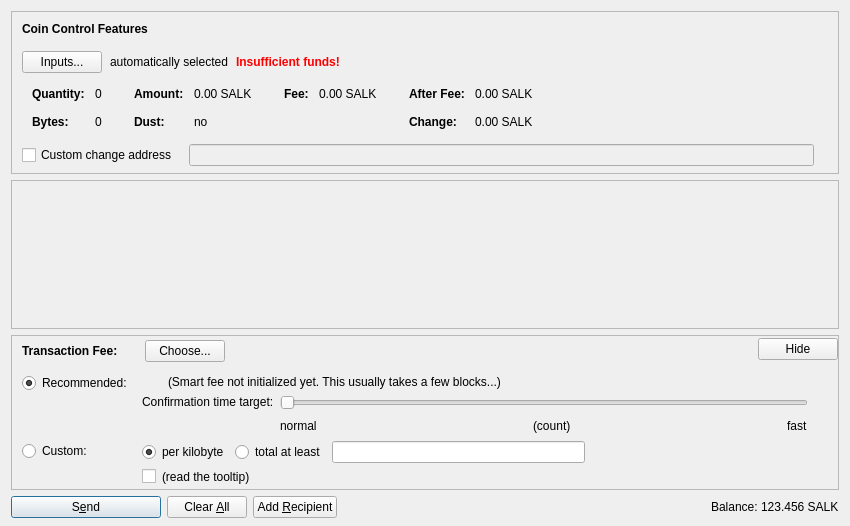
<?xml version="1.0" encoding="UTF-8"?>
<ui version="4.0">
 <class>SendCoinsDialog</class>
 <widget class="QDialog" name="SendCoinsDialog">
  <property name="geometry">
   <rect>
    <x>0</x>
    <y>0</y>
    <width>850</width>
    <height>526</height>
   </rect>
  </property>
  <property name="windowTitle">
   <string>Send Coins</string>
  </property>
  <layout class="QVBoxLayout" name="verticalLayout" stretch="0,1,0,0">
   <property name="bottomMargin">
    <number>8</number>
   </property>
   <item>
    <widget class="QFrame" name="frameCoinControl">
     <property name="sizePolicy">
      <sizepolicy hsizetype="Expanding" vsizetype="Expanding">
       <horstretch>0</horstretch>
       <verstretch>0</verstretch>
      </sizepolicy>
     </property>
     <property name="maximumSize">
      <size>
       <width>16777215</width>
       <height>16777215</height>
      </size>
     </property>
     <property name="frameShape">
      <enum>QFrame::StyledPanel</enum>
     </property>
     <property name="frameShadow">
      <enum>QFrame::Sunken</enum>
     </property>
     <layout class="QVBoxLayout" name="verticalLayoutCoinControl2">
      <property name="spacing">
       <number>0</number>
      </property>
      <property name="leftMargin">
       <number>0</number>
      </property>
      <property name="topMargin">
       <number>0</number>
      </property>
      <property name="rightMargin">
       <number>0</number>
      </property>
      <property name="bottomMargin">
       <number>6</number>
      </property>
      <item>
       <layout class="QVBoxLayout" name="verticalLayoutCoinControl" stretch="0,0,0,0,1">
        <property name="spacing">
         <number>0</number>
        </property>
        <property name="leftMargin">
         <number>10</number>
        </property>
        <property name="topMargin">
         <number>10</number>
        </property>
        <item>
         <layout class="QHBoxLayout" name="horizontalLayoutCoinControl1">
          <property name="bottomMargin">
           <number>15</number>
          </property>
          <item>
           <widget class="QLabel" name="labelCoinControlFeatures">
            <property name="sizePolicy">
             <sizepolicy hsizetype="Preferred" vsizetype="Maximum">
              <horstretch>0</horstretch>
              <verstretch>0</verstretch>
             </sizepolicy>
            </property>
            <property name="font">
             <font>
              <weight>75</weight>
              <bold>true</bold>
             </font>
            </property>
            <property name="styleSheet">
             <string notr="true">font-weight:bold;</string>
            </property>
            <property name="text">
             <string>Coin Control Features</string>
            </property>
           </widget>
          </item>
         </layout>
        </item>
        <item>
         <layout class="QHBoxLayout" name="horizontalLayoutCoinControl2" stretch="0,0,0,0">
          <property name="spacing">
           <number>8</number>
          </property>
          <property name="bottomMargin">
           <number>10</number>
          </property>
          <item>
           <widget class="QPushButton" name="pushButtonCoinControl">
            <property name="styleSheet">
             <string notr="true"/>
            </property>
            <property name="text">
             <string>Inputs...</string>
            </property>
            <property name="autoDefault">
             <bool>false</bool>
            </property>
           </widget>
          </item>
          <item>
           <widget class="QLabel" name="labelCoinControlAutomaticallySelected">
            <property name="text">
             <string>automatically selected</string>
            </property>
            <property name="margin">
             <number>5</number>
            </property>
           </widget>
          </item>
          <item>
           <widget class="QLabel" name="labelCoinControlInsuffFunds">
            <property name="font">
             <font>
              <weight>75</weight>
              <bold>true</bold>
             </font>
            </property>
            <property name="styleSheet">
             <string notr="true">color:red;font-weight:bold;</string>
            </property>
            <property name="text">
             <string>Insufficient funds!</string>
            </property>
            <property name="margin">
             <number>5</number>
            </property>
           </widget>
          </item>
          <item>
           <spacer name="horizontalSpacerCoinControl">
            <property name="orientation">
             <enum>Qt::Horizontal</enum>
            </property>
            <property name="sizeHint" stdset="0">
             <size>
              <width>40</width>
              <height>1</height>
             </size>
            </property>
           </spacer>
          </item>
         </layout>
        </item>
        <item>
         <widget class="QWidget" name="widgetCoinControl" native="true">
          <property name="sizePolicy">
           <sizepolicy hsizetype="Preferred" vsizetype="Preferred">
            <horstretch>0</horstretch>
            <verstretch>0</verstretch>
           </sizepolicy>
          </property>
          <property name="minimumSize">
           <size>
            <width>0</width>
            <height>0</height>
           </size>
          </property>
          <property name="styleSheet">
           <string notr="true"/>
          </property>
          <layout class="QHBoxLayout" name="horizontalLayoutCoinControl5">
           <property name="leftMargin">
            <number>0</number>
           </property>
           <property name="topMargin">
            <number>0</number>
           </property>
           <property name="rightMargin">
            <number>0</number>
           </property>
           <property name="bottomMargin">
            <number>0</number>
           </property>
           <item>
            <layout class="QHBoxLayout" name="horizontalLayoutCoinControl3" stretch="0,0,0,1">
             <property name="spacing">
              <number>20</number>
             </property>
             <property name="topMargin">
              <number>0</number>
             </property>
             <property name="bottomMargin">
              <number>10</number>
             </property>
             <item>
              <layout class="QFormLayout" name="formLayoutCoinControl1">
               <property name="horizontalSpacing">
                <number>10</number>
               </property>
               <property name="verticalSpacing">
                <number>14</number>
               </property>
               <property name="leftMargin">
                <number>10</number>
               </property>
               <property name="topMargin">
                <number>4</number>
               </property>
               <property name="rightMargin">
                <number>6</number>
               </property>
               <item row="0" column="0">
                <widget class="QLabel" name="labelCoinControlQuantityText">
                 <property name="font">
                  <font>
                   <weight>75</weight>
                   <bold>true</bold>
                  </font>
                 </property>
                 <property name="text">
                  <string>Quantity:</string>
                 </property>
                 <property name="margin">
                  <number>0</number>
                 </property>
                </widget>
               </item>
               <item row="0" column="1">
                <widget class="QLabel" name="labelCoinControlQuantity">
                 <property name="cursor">
                  <cursorShape>IBeamCursor</cursorShape>
                 </property>
                 <property name="contextMenuPolicy">
                  <enum>Qt::ActionsContextMenu</enum>
                 </property>
                 <property name="text">
                  <string notr="true">0</string>
                 </property>
                 <property name="margin">
                  <number>0</number>
                 </property>
                 <property name="textInteractionFlags">
                  <set>Qt::LinksAccessibleByMouse|Qt::TextSelectableByKeyboard|Qt::TextSelectableByMouse</set>
                 </property>
                </widget>
               </item>
               <item row="1" column="0">
                <widget class="QLabel" name="labelCoinControlBytesText">
                 <property name="font">
                  <font>
                   <weight>75</weight>
                   <bold>true</bold>
                  </font>
                 </property>
                 <property name="text">
                  <string>Bytes:</string>
                 </property>
                </widget>
               </item>
               <item row="1" column="1">
                <widget class="QLabel" name="labelCoinControlBytes">
                 <property name="cursor">
                  <cursorShape>IBeamCursor</cursorShape>
                 </property>
                 <property name="contextMenuPolicy">
                  <enum>Qt::ActionsContextMenu</enum>
                 </property>
                 <property name="text">
                  <string notr="true">0</string>
                 </property>
                 <property name="textInteractionFlags">
                  <set>Qt::LinksAccessibleByMouse|Qt::TextSelectableByKeyboard|Qt::TextSelectableByMouse</set>
                 </property>
                </widget>
               </item>
              </layout>
             </item>
             <item>
              <layout class="QFormLayout" name="formLayoutCoinControl2">
               <property name="horizontalSpacing">
                <number>10</number>
               </property>
               <property name="verticalSpacing">
                <number>14</number>
               </property>
               <property name="leftMargin">
                <number>6</number>
               </property>
               <property name="topMargin">
                <number>4</number>
               </property>
               <property name="rightMargin">
                <number>6</number>
               </property>
               <item row="0" column="0">
                <widget class="QLabel" name="labelCoinControlAmountText">
                 <property name="font">
                  <font>
                   <weight>75</weight>
                   <bold>true</bold>
                  </font>
                 </property>
                 <property name="text">
                  <string>Amount:</string>
                 </property>
                 <property name="margin">
                  <number>0</number>
                 </property>
                </widget>
               </item>
               <item row="0" column="1">
                <widget class="QLabel" name="labelCoinControlAmount">
                 <property name="cursor">
                  <cursorShape>IBeamCursor</cursorShape>
                 </property>
                 <property name="contextMenuPolicy">
                  <enum>Qt::ActionsContextMenu</enum>
                 </property>
                 <property name="text">
                  <string notr="true">0.00 SALK</string>
                 </property>
                 <property name="textInteractionFlags">
                  <set>Qt::LinksAccessibleByMouse|Qt::TextSelectableByKeyboard|Qt::TextSelectableByMouse</set>
                 </property>
                </widget>
               </item>
               <item row="1" column="0">
                <widget class="QLabel" name="labelCoinControlLowOutputText">
                 <property name="font">
                  <font>
                   <weight>75</weight>
                   <bold>true</bold>
                  </font>
                 </property>
                 <property name="text">
                  <string>Dust:</string>
                 </property>
                </widget>
               </item>
               <item row="1" column="1">
                <widget class="QLabel" name="labelCoinControlLowOutput">
                 <property name="cursor">
                  <cursorShape>IBeamCursor</cursorShape>
                 </property>
                 <property name="contextMenuPolicy">
                  <enum>Qt::ActionsContextMenu</enum>
                 </property>
                 <property name="text">
                  <string notr="true">no</string>
                 </property>
                 <property name="textInteractionFlags">
                  <set>Qt::LinksAccessibleByMouse|Qt::TextSelectableByKeyboard|Qt::TextSelectableByMouse</set>
                 </property>
                </widget>
               </item>
              </layout>
             </item>
             <item>
              <layout class="QFormLayout" name="formLayoutCoinControl3">
               <property name="horizontalSpacing">
                <number>10</number>
               </property>
               <property name="verticalSpacing">
                <number>14</number>
               </property>
               <property name="leftMargin">
                <number>6</number>
               </property>
               <property name="topMargin">
                <number>4</number>
               </property>
               <property name="rightMargin">
                <number>6</number>
               </property>
               <item row="0" column="0">
                <widget class="QLabel" name="labelCoinControlFeeText">
                 <property name="font">
                  <font>
                   <weight>75</weight>
                   <bold>true</bold>
                  </font>
                 </property>
                 <property name="text">
                  <string>Fee:</string>
                 </property>
                 <property name="margin">
                  <number>0</number>
                 </property>
                </widget>
               </item>
               <item row="0" column="1">
                <widget class="QLabel" name="labelCoinControlFee">
                 <property name="cursor">
                  <cursorShape>IBeamCursor</cursorShape>
                 </property>
                 <property name="contextMenuPolicy">
                  <enum>Qt::ActionsContextMenu</enum>
                 </property>
                 <property name="text">
                  <string notr="true">0.00 SALK</string>
                 </property>
                 <property name="textInteractionFlags">
                  <set>Qt::LinksAccessibleByMouse|Qt::TextSelectableByKeyboard|Qt::TextSelectableByMouse</set>
                 </property>
                </widget>
               </item>
              </layout>
             </item>
             <item>
              <layout class="QFormLayout" name="formLayoutCoinControl4">
               <property name="horizontalSpacing">
                <number>10</number>
               </property>
               <property name="verticalSpacing">
                <number>14</number>
               </property>
               <property name="leftMargin">
                <number>6</number>
               </property>
               <property name="topMargin">
                <number>4</number>
               </property>
               <property name="rightMargin">
                <number>6</number>
               </property>
               <item row="0" column="0">
                <widget class="QLabel" name="labelCoinControlAfterFeeText">
                 <property name="font">
                  <font>
                   <weight>75</weight>
                   <bold>true</bold>
                  </font>
                 </property>
                 <property name="text">
                  <string>After Fee:</string>
                 </property>
                 <property name="margin">
                  <number>0</number>
                 </property>
                </widget>
               </item>
               <item row="0" column="1">
                <widget class="QLabel" name="labelCoinControlAfterFee">
                 <property name="cursor">
                  <cursorShape>IBeamCursor</cursorShape>
                 </property>
                 <property name="contextMenuPolicy">
                  <enum>Qt::ActionsContextMenu</enum>
                 </property>
                 <property name="text">
                  <string notr="true">0.00 SALK</string>
                 </property>
                 <property name="textInteractionFlags">
                  <set>Qt::LinksAccessibleByMouse|Qt::TextSelectableByKeyboard|Qt::TextSelectableByMouse</set>
                 </property>
                </widget>
               </item>
               <item row="1" column="0">
                <widget class="QLabel" name="labelCoinControlChangeText">
                 <property name="font">
                  <font>
                   <weight>75</weight>
                   <bold>true</bold>
                  </font>
                 </property>
                 <property name="text">
                  <string>Change:</string>
                 </property>
                </widget>
               </item>
               <item row="1" column="1">
                <widget class="QLabel" name="labelCoinControlChange">
                 <property name="cursor">
                  <cursorShape>IBeamCursor</cursorShape>
                 </property>
                 <property name="contextMenuPolicy">
                  <enum>Qt::ActionsContextMenu</enum>
                 </property>
                 <property name="text">
                  <string notr="true">0.00 SALK</string>
                 </property>
                 <property name="textInteractionFlags">
                  <set>Qt::LinksAccessibleByMouse|Qt::TextSelectableByKeyboard|Qt::TextSelectableByMouse</set>
                 </property>
                </widget>
               </item>
              </layout>
             </item>
            </layout>
           </item>
          </layout>
         </widget>
        </item>
        <item>
         <layout class="QHBoxLayout" name="horizontalLayoutCoinControl4" stretch="0,0,0">
          <property name="spacing">
           <number>12</number>
          </property>
          <property name="sizeConstraint">
           <enum>QLayout::SetDefaultConstraint</enum>
          </property>
          <property name="topMargin">
           <number>5</number>
          </property>
          <property name="rightMargin">
           <number>5</number>
          </property>
          <item>
           <widget class="QCheckBox" name="checkBoxCoinControlChange">
            <property name="toolTip">
             <string>If this is activated, but the change address is empty or invalid, change will be sent to a newly generated address.</string>
            </property>
            <property name="text">
             <string>Custom change address</string>
            </property>
           </widget>
          </item>
          <item>
           <widget class="QValidatedLineEdit" name="lineEditCoinControlChange">
            <property name="enabled">
             <bool>false</bool>
            </property>
            <property name="sizePolicy">
             <sizepolicy hsizetype="Expanding" vsizetype="Fixed">
              <horstretch>0</horstretch>
              <verstretch>0</verstretch>
             </sizepolicy>
            </property>
           </widget>
          </item>
          <item>
           <widget class="QLabel" name="labelCoinControlChangeLabel">
            <property name="sizePolicy">
             <sizepolicy hsizetype="Preferred" vsizetype="Expanding">
              <horstretch>0</horstretch>
              <verstretch>0</verstretch>
             </sizepolicy>
            </property>
            <property name="minimumSize">
             <size>
              <width>0</width>
              <height>0</height>
             </size>
            </property>
            <property name="text">
             <string/>
            </property>
            <property name="margin">
             <number>3</number>
            </property>
           </widget>
          </item>
         </layout>
        </item>
        <item>
         <spacer name="verticalSpacerCoinControl">
          <property name="orientation">
           <enum>Qt::Vertical</enum>
          </property>
          <property name="sizeHint" stdset="0">
           <size>
            <width>800</width>
            <height>1</height>
           </size>
          </property>
         </spacer>
        </item>
       </layout>
      </item>
     </layout>
    </widget>
   </item>
   <item>
    <widget class="QScrollArea" name="scrollArea">
     <property name="widgetResizable">
      <bool>true</bool>
     </property>
     <widget class="QWidget" name="scrollAreaWidgetContents">
      <property name="geometry">
       <rect>
        <x>0</x>
        <y>0</y>
        <width>830</width>
        <height>104</height>
       </rect>
      </property>
      <layout class="QVBoxLayout" name="verticalLayout_2" stretch="0,1">
       <property name="leftMargin">
        <number>0</number>
       </property>
       <property name="topMargin">
        <number>0</number>
       </property>
       <property name="rightMargin">
        <number>0</number>
       </property>
       <property name="bottomMargin">
        <number>0</number>
       </property>
       <item>
        <layout class="QVBoxLayout" name="entries">
         <property name="spacing">
          <number>6</number>
         </property>
        </layout>
       </item>
       <item>
        <spacer name="verticalSpacer">
         <property name="orientation">
          <enum>Qt::Vertical</enum>
         </property>
         <property name="sizeHint" stdset="0">
          <size>
           <width>20</width>
           <height>40</height>
          </size>
         </property>
        </spacer>
       </item>
      </layout>
     </widget>
    </widget>
   </item>
   <item>
    <widget class="QFrame" name="frameFee">
     <property name="sizePolicy">
      <sizepolicy hsizetype="Expanding" vsizetype="Expanding">
       <horstretch>0</horstretch>
       <verstretch>0</verstretch>
      </sizepolicy>
     </property>
     <property name="maximumSize">
      <size>
       <width>16777215</width>
       <height>16777215</height>
      </size>
     </property>
     <property name="frameShape">
      <enum>QFrame::StyledPanel</enum>
     </property>
     <property name="frameShadow">
      <enum>QFrame::Sunken</enum>
     </property>
     <layout class="QVBoxLayout" name="verticalLayoutFee1">
      <property name="spacing">
       <number>0</number>
      </property>
      <property name="leftMargin">
       <number>0</number>
      </property>
      <property name="topMargin">
       <number>0</number>
      </property>
      <property name="rightMargin">
       <number>0</number>
      </property>
      <property name="bottomMargin">
       <number>0</number>
      </property>
      <item>
       <layout class="QVBoxLayout" name="verticalLayoutFee2" stretch="0,0,0">
        <property name="spacing">
         <number>0</number>
        </property>
        <property name="leftMargin">
         <number>10</number>
        </property>
        <property name="topMargin">
         <number>0</number>
        </property>
        <item>
         <layout class="QHBoxLayout" name="horizontalLayoutFee1">
          <property name="bottomMargin">
           <number>0</number>
          </property>
          <item>
           <layout class="QVBoxLayout" name="verticalLayoutFee7">
            <property name="spacing">
             <number>0</number>
            </property>
            <item>
             <spacer name="verticalSpacerSmartFee">
              <property name="orientation">
               <enum>Qt::Vertical</enum>
              </property>
              <property name="sizeType">
               <enum>QSizePolicy::Fixed</enum>
              </property>
              <property name="sizeHint" stdset="0">
               <size>
                <width>1</width>
                <height>4</height>
               </size>
              </property>
             </spacer>
            </item>
            <item>
             <layout class="QHBoxLayout" name="horizontalLayoutSmartFee">
              <property name="spacing">
               <number>10</number>
              </property>
              <item>
               <widget class="QLabel" name="labelFeeHeadline">
                <property name="sizePolicy">
                 <sizepolicy hsizetype="Preferred" vsizetype="Maximum">
                  <horstretch>0</horstretch>
                  <verstretch>0</verstretch>
                 </sizepolicy>
                </property>
                <property name="font">
                 <font>
                  <weight>75</weight>
                  <bold>true</bold>
                 </font>
                </property>
                <property name="styleSheet">
                 <string notr="true">font-weight:bold;</string>
                </property>
                <property name="text">
                 <string>Transaction Fee:</string>
                </property>
               </widget>
              </item>
              <item>
               <widget class="QLabel" name="labelFeeMinimized">
                <property name="text">
                 <string/>
                </property>
               </widget>
              </item>
              <item>
               <widget class="QPushButton" name="buttonChooseFee">
                <property name="text">
                 <string>Choose...</string>
                </property>
               </widget>
              </item>
             </layout>
            </item>
            <item>
             <spacer name="verticalSpacer_5">
              <property name="orientation">
               <enum>Qt::Vertical</enum>
              </property>
              <property name="sizeHint" stdset="0">
               <size>
                <width>1</width>
                <height>1</height>
               </size>
              </property>
             </spacer>
            </item>
           </layout>
          </item>
          <item>
           <spacer name="horizontalSpacer_4">
            <property name="orientation">
             <enum>Qt::Horizontal</enum>
            </property>
            <property name="sizeHint" stdset="0">
             <size>
              <width>40</width>
              <height>20</height>
             </size>
            </property>
           </spacer>
          </item>
          <item>
           <widget class="QPushButton" name="buttonMinimizeFee">
            <property name="toolTip">
             <string>collapse fee-settings</string>
            </property>
            <property name="text">
             <string>Hide</string>
            </property>
           </widget>
          </item>
         </layout>
        </item>
        <item>
         <widget class="QFrame" name="frameFeeSelection">
          <layout class="QVBoxLayout" name="verticalLayoutFee12">
           <property name="spacing">
            <number>0</number>
           </property>
           <property name="leftMargin">
            <number>0</number>
           </property>
           <property name="topMargin">
            <number>0</number>
           </property>
           <property name="rightMargin">
            <number>0</number>
           </property>
           <property name="bottomMargin">
            <number>0</number>
           </property>
           <item>
            <layout class="QGridLayout" name="gridLayoutFee">
             <property name="topMargin">
              <number>10</number>
             </property>
             <property name="bottomMargin">
              <number>4</number>
             </property>
             <property name="horizontalSpacing">
              <number>10</number>
             </property>
             <property name="verticalSpacing">
              <number>4</number>
             </property>
             <item row="1" column="1">
              <layout class="QVBoxLayout" name="verticalLayoutFee8">
               <property name="spacing">
                <number>6</number>
               </property>
               <item>
                <layout class="QHBoxLayout" name="horizontalLayoutFee13">
                 <item>
                  <widget class="QRadioButton" name="radioCustomPerKilobyte">
                   <property name="toolTip">
                    <string>If the custom fee is set to 1000 satoshis and the transaction is only 250 bytes, then &quot;per kilobyte&quot; only pays 250 satoshis in fee, while &quot;total at least&quot; pays 1000 satoshis. For transactions bigger than a kilobyte both pay by kilobyte.</string>
                   </property>
                   <property name="text">
                    <string>per kilobyte</string>
                   </property>
                   <property name="checked">
                    <bool>true</bool>
                   </property>
                   <attribute name="buttonGroup">
                    <string notr="true">groupCustomFee</string>
                   </attribute>
                  </widget>
                 </item>
                 <item>
                  <widget class="QRadioButton" name="radioCustomAtLeast">
                   <property name="toolTip">
                    <string>If the custom fee is set to 1000 satoshis and the transaction is only 250 bytes, then &quot;per kilobyte&quot; only pays 250 satoshis in fee, while &quot;total at least&quot; pays 1000 satoshis. For transactions bigger than a kilobyte both pay by kilobyte.</string>
                   </property>
                   <property name="text">
                    <string>total at least</string>
                   </property>
                   <attribute name="buttonGroup">
                    <string notr="true">groupCustomFee</string>
                   </attribute>
                  </widget>
                 </item>
                 <item>
                  <widget class="BitcoinAmountField" name="customFee"/>
                 </item>
                 <item>
                  <spacer name="horizontalSpacer_6">
                   <property name="orientation">
                    <enum>Qt::Horizontal</enum>
                   </property>
                   <property name="sizeHint" stdset="0">
                    <size>
                     <width>1</width>
                     <height>1</height>
                    </size>
                   </property>
                  </spacer>
                 </item>
                </layout>
               </item>
               <item>
                <layout class="QHBoxLayout" name="horizontalLayoutFee8">
                 <item>
                  <widget class="QCheckBox" name="checkBoxMinimumFee">
                   <property name="toolTip">
                    <string>Paying only the minimum fee is just fine as long as there is less transaction volume than space in the blocks. But be aware that this can end up in a never confirming transaction once there is more demand for superalki transactions than the network can process.</string>
                   </property>
                   <property name="text">
                    <string/>
                   </property>
                  </widget>
                 </item>
                 <item>
                  <widget class="QLabel" name="labelMinFeeWarning">
                   <property name="enabled">
                    <bool>true</bool>
                   </property>
                   <property name="toolTip">
                    <string>Paying only the minimum fee is just fine as long as there is less transaction volume than space in the blocks. But be aware that this can end up in a never confirming transaction once there is more demand for superalki transactions than the network can process.</string>
                   </property>
                   <property name="text">
                    <string>(read the tooltip)</string>
                   </property>
                   <property name="margin">
                    <number>5</number>
                   </property>
                  </widget>
                 </item>
                 <item>
                  <spacer name="horizontalSpacer_2">
                   <property name="orientation">
                    <enum>Qt::Horizontal</enum>
                   </property>
                   <property name="sizeHint" stdset="0">
                    <size>
                     <width>1</width>
                     <height>1</height>
                    </size>
                   </property>
                  </spacer>
                 </item>
                </layout>
               </item>
              </layout>
             </item>
             <item row="0" column="0">
              <layout class="QVBoxLayout" name="verticalLayoutFee4" stretch="0,1">
               <item>
                <widget class="QRadioButton" name="radioSmartFee">
                 <property name="text">
                  <string>Recommended:</string>
                 </property>
                 <property name="checked">
                  <bool>true</bool>
                 </property>
                 <attribute name="buttonGroup">
                  <string notr="true">groupFee</string>
                 </attribute>
                </widget>
               </item>
               <item>
                <spacer name="verticalSpacer_2">
                 <property name="orientation">
                  <enum>Qt::Vertical</enum>
                 </property>
                 <property name="sizeHint" stdset="0">
                  <size>
                   <width>1</width>
                   <height>1</height>
                  </size>
                 </property>
                </spacer>
               </item>
              </layout>
             </item>
             <item row="1" column="0">
              <layout class="QVBoxLayout" name="verticalLayoutFee9" stretch="0,1">
               <item>
                <widget class="QRadioButton" name="radioCustomFee">
                 <property name="text">
                  <string>Custom:</string>
                 </property>
                 <attribute name="buttonGroup">
                  <string notr="true">groupFee</string>
                 </attribute>
                </widget>
               </item>
               <item>
                <spacer name="verticalSpacer_6">
                 <property name="orientation">
                  <enum>Qt::Vertical</enum>
                 </property>
                 <property name="sizeHint" stdset="0">
                  <size>
                   <width>1</width>
                   <height>1</height>
                  </size>
                 </property>
                </spacer>
               </item>
              </layout>
             </item>
             <item row="0" column="1">
              <layout class="QVBoxLayout" name="verticalLayoutFee3" stretch="0,0,1">
               <property name="spacing">
                <number>6</number>
               </property>
               <property name="topMargin">
                <number>2</number>
               </property>
               <item>
                <layout class="QHBoxLayout" name="horizontalLayoutFee12">
                 <item>
                  <widget class="QLabel" name="labelSmartFee">
                   <property name="text">
                    <string/>
                   </property>
                   <property name="margin">
                    <number>2</number>
                   </property>
                  </widget>
                 </item>
                 <item>
                  <widget class="QLabel" name="labelFeeEstimation">
                   <property name="text">
                    <string/>
                   </property>
                  </widget>
                 </item>
                 <item>
                  <widget class="QLabel" name="labelSmartFee2">
                   <property name="text">
                    <string>(Smart fee not initialized yet. This usually takes a few blocks...)</string>
                   </property>
                   <property name="margin">
                    <number>2</number>
                   </property>
                  </widget>
                 </item>
                 <item>
                  <spacer name="horizontalSpacer_5">
                   <property name="orientation">
                    <enum>Qt::Horizontal</enum>
                   </property>
                   <property name="sizeHint" stdset="0">
                    <size>
                     <width>1</width>
                     <height>1</height>
                    </size>
                   </property>
                  </spacer>
                 </item>
                </layout>
               </item>
               <item>
                <layout class="QHBoxLayout" name="horizontalLayoutFee9">
                 <item>
                  <layout class="QVBoxLayout" name="verticalLayoutFee6">
                   <item>
                    <widget class="QLabel" name="labelSmartFee3">
                     <property name="text">
                      <string>Confirmation time target:</string>
                     </property>
                     <property name="margin">
                      <number>2</number>
                     </property>
                    </widget>
                   </item>
                   <item>
                    <spacer name="verticalSpacer_3">
                     <property name="orientation">
                      <enum>Qt::Vertical</enum>
                     </property>
                     <property name="sizeHint" stdset="0">
                      <size>
                       <width>1</width>
                       <height>1</height>
                      </size>
                     </property>
                    </spacer>
                   </item>
                  </layout>
                 </item>
                 <item>
                  <layout class="QVBoxLayout" name="verticalLayoutFee5">
                   <property name="rightMargin">
                    <number>30</number>
                   </property>
                   <item>
                    <widget class="QSlider" name="sliderSmartFee">
                     <property name="minimum">
                      <number>0</number>
                     </property>
                     <property name="maximum">
                      <number>23</number>
                     </property>
                     <property name="pageStep">
                      <number>1</number>
                     </property>
                     <property name="value">
                      <number>0</number>
                     </property>
                     <property name="orientation">
                      <enum>Qt::Horizontal</enum>
                     </property>
                     <property name="invertedAppearance">
                      <bool>false</bool>
                     </property>
                     <property name="invertedControls">
                      <bool>false</bool>
                     </property>
                     <property name="tickPosition">
                      <enum>QSlider::NoTicks</enum>
                     </property>
                    </widget>
                   </item>
                   <item>
                    <layout class="QHBoxLayout" name="horizontalLayoutFee10">
                     <item>
                      <widget class="QLabel" name="labelSmartFeeNormal">
                       <property name="text">
                        <string>normal</string>
                       </property>
                      </widget>
                     </item>
                     <item>
                      <spacer name="horizontalSpacer_7">
                       <property name="orientation">
                        <enum>Qt::Horizontal</enum>
                       </property>
                       <property name="sizeHint" stdset="0">
                        <size>
                         <width>40</width>
                         <height>20</height>
                        </size>
                       </property>
                      </spacer>
                     </item>
                     <item>
                      <widget class="QLabel" name="confirmationTargetLabel">
                       <property name="text">
                        <string notr="true">(count)</string>
                       </property>
                      </widget>
                     </item>
                     <item>
                      <spacer name="horizontalSpacer_3">
                       <property name="orientation">
                        <enum>Qt::Horizontal</enum>
                       </property>
                       <property name="sizeHint" stdset="0">
                        <size>
                         <width>40</width>
                         <height>20</height>
                        </size>
                       </property>
                      </spacer>
                     </item>
                     <item>
                      <widget class="QLabel" name="labelSmartFeeFast">
                       <property name="text">
                        <string>fast</string>
                       </property>
                      </widget>
                     </item>
                    </layout>
                   </item>
                  </layout>
                 </item>
                </layout>
               </item>
               <item>
                <spacer name="verticalSpacer_4">
                 <property name="orientation">
                  <enum>Qt::Vertical</enum>
                 </property>
                 <property name="sizeHint" stdset="0">
                  <size>
                   <width>1</width>
                   <height>1</height>
                  </size>
                 </property>
                </spacer>
               </item>
              </layout>
             </item>
            </layout>
           </item>
          </layout>
         </widget>
        </item>
        <item>
         <spacer name="verticalSpacerFee">
          <property name="orientation">
           <enum>Qt::Vertical</enum>
          </property>
          <property name="sizeHint" stdset="0">
           <size>
            <width>800</width>
            <height>1</height>
           </size>
          </property>
         </spacer>
        </item>
       </layout>
      </item>
     </layout>
    </widget>
   </item>
   <item>
    <layout class="QHBoxLayout" name="horizontalLayout">
     <item>
      <widget class="QPushButton" name="sendButton">
       <property name="minimumSize">
        <size>
         <width>150</width>
         <height>0</height>
        </size>
       </property>
       <property name="toolTip">
        <string>Confirm the send action</string>
       </property>
       <property name="text">
        <string>S&amp;end</string>
       </property>
       <property name="icon">
        <iconset resource="../bitcoin.qrc">
         <normaloff>:/icons/send</normaloff>:/icons/send</iconset>
       </property>
       <property name="autoDefault">
        <bool>false</bool>
       </property>
       <property name="default">
        <bool>true</bool>
       </property>
      </widget>
     </item>
     <item>
      <widget class="QPushButton" name="clearButton">
       <property name="sizePolicy">
        <sizepolicy hsizetype="Minimum" vsizetype="Fixed">
         <horstretch>0</horstretch>
         <verstretch>0</verstretch>
        </sizepolicy>
       </property>
       <property name="toolTip">
        <string>Clear all fields of the form.</string>
       </property>
       <property name="text">
        <string>Clear &amp;All</string>
       </property>
       <property name="icon">
        <iconset resource="../bitcoin.qrc">
         <normaloff>:/icons/remove</normaloff>:/icons/remove</iconset>
       </property>
       <property name="autoDefault">
        <bool>false</bool>
       </property>
      </widget>
     </item>
     <item>
      <widget class="QPushButton" name="addButton">
       <property name="toolTip">
        <string>Send to multiple recipients at once</string>
       </property>
       <property name="text">
        <string>Add &amp;Recipient</string>
       </property>
       <property name="icon">
        <iconset resource="../bitcoin.qrc">
         <normaloff>:/icons/add</normaloff>:/icons/add</iconset>
       </property>
       <property name="autoDefault">
        <bool>false</bool>
       </property>
      </widget>
     </item>
     <item>
      <spacer name="horizontalSpacer">
       <property name="orientation">
        <enum>Qt::Horizontal</enum>
       </property>
       <property name="sizeHint" stdset="0">
        <size>
         <width>40</width>
         <height>20</height>
        </size>
       </property>
      </spacer>
     </item>
     <item>
      <layout class="QHBoxLayout" name="horizontalLayout_2">
       <property name="spacing">
        <number>3</number>
       </property>
       <item>
        <widget class="QLabel" name="label">
         <property name="sizePolicy">
          <sizepolicy hsizetype="Preferred" vsizetype="Fixed">
           <horstretch>0</horstretch>
           <verstretch>0</verstretch>
          </sizepolicy>
         </property>
         <property name="text">
          <string>Balance:</string>
         </property>
        </widget>
       </item>
       <item>
        <widget class="QLabel" name="labelBalance">
         <property name="sizePolicy">
          <sizepolicy hsizetype="Preferred" vsizetype="Fixed">
           <horstretch>0</horstretch>
           <verstretch>0</verstretch>
          </sizepolicy>
         </property>
         <property name="cursor">
          <cursorShape>IBeamCursor</cursorShape>
         </property>
         <property name="text">
          <string notr="true">123.456 SALK</string>
         </property>
         <property name="textInteractionFlags">
          <set>Qt::LinksAccessibleByMouse|Qt::TextSelectableByKeyboard|Qt::TextSelectableByMouse</set>
         </property>
        </widget>
       </item>
      </layout>
     </item>
    </layout>
   </item>
  </layout>
 </widget>
 <customwidgets>
  <customwidget>
   <class>QValidatedLineEdit</class>
   <extends>QLineEdit</extends>
   <header>qvalidatedlineedit.h</header>
  </customwidget>
  <customwidget>
   <class>BitcoinAmountField</class>
   <extends>QLineEdit</extends>
   <header>bitcoinamountfield.h</header>
   <container>1</container>
  </customwidget>
 </customwidgets>
 <resources>
  <include location="../bitcoin.qrc"/>
 </resources>
 <connections/>
 <buttongroups>
  <buttongroup name="groupFee"/>
  <buttongroup name="groupCustomFee"/>
 </buttongroups>
</ui>
